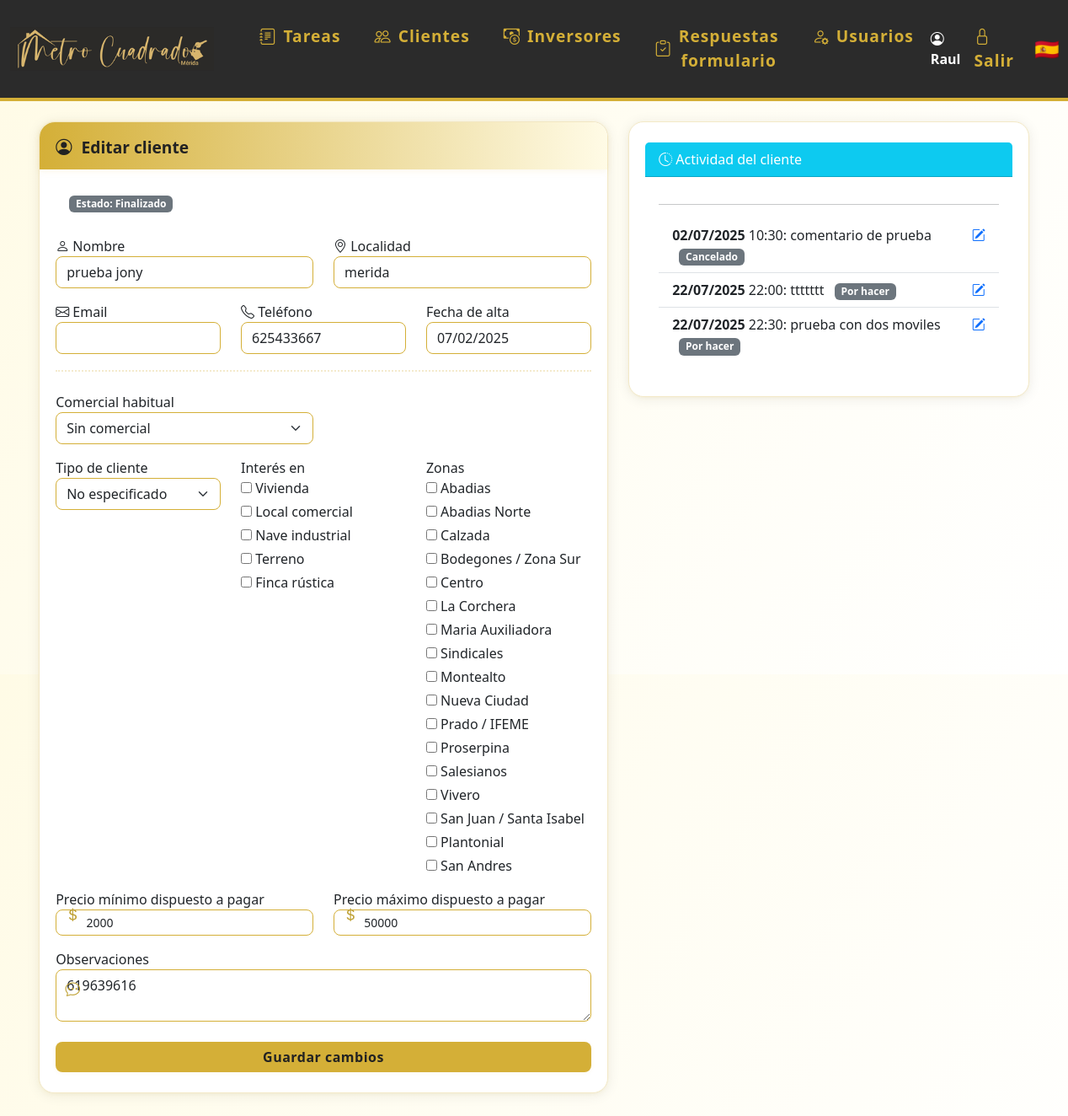
Before: /editar_cliente/8 (signed in) with the older database file.
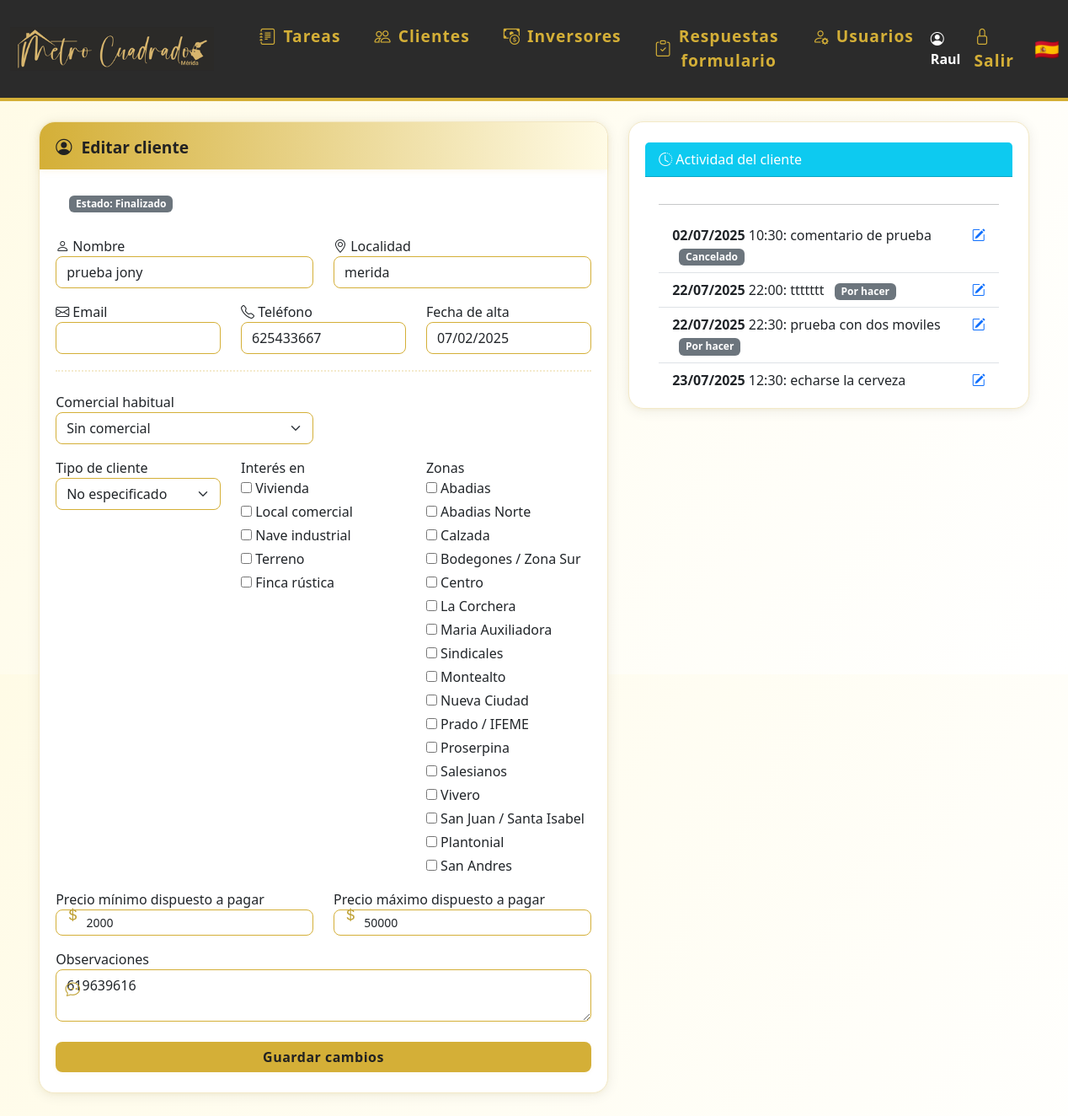
After: the same page with the newer database file.
### models.py (models this page shows)
class Usuario(UserMixin, db.Model):
    id = db.Column(db.Integer, primary_key=True)
    nombre = db.Column(db.String(80), unique=True, nullable=False)
    password = db.Column(db.String(200), nullable=False)
    es_admin = db.Column(db.Boolean, default=False)
    color = db.Column(db.String(7), nullable=True, default='#3788d8') # Color en formato hex, e.g., #RRGGBB
    email = db.Column(db.String(120), unique=True, nullable=True)
    telefono = db.Column(db.String(20), unique=True, nullable=True)
    activo = db.Column(db.Boolean, default=True)  # Nuevo campo para desactivar usuario
    notificar_email = db.Column(db.Boolean, default=True)
    notificar_telegram = db.Column(db.Boolean, default=False)
    chat_id_telegram = db.Column(db.String(32), nullable=True)
    eventos = db.relationship('Evento', backref='usuario', lazy=True)
    tareas = db.relationship('Tarea', back_populates='usuario')

class Cliente(db.Model):
    id = db.Column(db.Integer, primary_key=True)
    nombre = db.Column(db.String(120), nullable=False)
    email = db.Column(db.String(120), unique=True, nullable=True)
    telefono = db.Column(db.String(20), unique=True)
    estado = db.Column(db.String(20), nullable=False, default='en_curso') # en_curso, ha_comprado, cancelado
    localidad = db.Column(db.String(120), nullable=True)
    observaciones = db.Column(db.Text, nullable=True)
    tipo_cliente = db.Column(db.String(50), nullable=True)
    interes = db.Column(db.Text, nullable=True)
    zonas = db.Column(db.Text, nullable=True)
    precio_min = db.Column(db.Integer, nullable=True)
    precio_max = db.Column(db.Integer, nullable=True)
    encuesta_enviada = db.Column(db.String(20), default="sin_enviar")
    comercial_id = db.Column(db.Integer, db.ForeignKey('usuario.id'), nullable=True)
    fecha_creacion = db.Column(db.DateTime, default=datetime.utcnow)
    activo = db.Column(db.Boolean, default=True)  # Nuevo campo para desactivar cliente
    eventos = db.relationship('Evento', backref='cliente', lazy=True)
    tareas = db.relationship('Tarea', back_populates='cliente')
    visto_por = db.Column(db.Integer, db.ForeignKey('cliente.id'), nullable=True)

class Tarea(db.Model):
    id = db.Column(db.Integer, primary_key=True)
    usuario_id = db.Column(db.Integer, db.ForeignKey('usuario.id'))
    cliente_id = db.Column(db.Integer, db.ForeignKey('cliente.id'))
    fecha = db.Column(db.Date, nullable=False)
    hora = db.Column(db.Time, nullable=True)
    comentario = db.Column(db.Text)
    resolucion = db.Column(db.Text)
    estado = db.Column(db.String(20), nullable=False, default='por_hacer')  # por_hacer, ha_comprado, ha_alquilado, cancelado
    cliente = db.relationship('Cliente', back_populates='tareas')
    usuario = db.relationship('Usuario', back_populates='tareas')

### app.py (the view, shortened to what this page needs)
@app.route('/editar_cliente/<int:cliente_id>', methods=['GET', 'POST'])
@login_required
def editar_cliente(cliente_id):
    cliente = Cliente.query.get_or_404(cliente_id)
    form = CrearClienteForm(obj=cliente)
    form.comercial_id.choices = [(0, 'Sin comercial')] + [(u.id, u.nombre) for u in Usuario.query.all()]
    if request.method == 'GET':
        form.comercial_id.data = cliente.comercial_id or 0
        form.interes.data = cliente.interes.split(',') if cliente.interes else []
        form.zonas.data = cliente.zonas.split(',') if cliente.zonas else []
    tareas_cliente = cliente.tareas if hasattr(cliente, 'tareas') else []
    return render_template('editar_cliente.html', form=form, cliente=cliente, tareas_cliente=tareas_cliente)

### app.py (called while the page is built)
@login_manager.user_loader
def load_user(user_id):
    return Usuario.query.get(int(user_id))

### templates/editar_cliente.html (shortened to what this page needs)
{% extends 'base.html' %}
{% block content %}
<div class="container" style="max-width:1200px;">
  <div class="row">
    <div class="col-md-7">
      <div class="card mb-3">
        <div class="card-header-gradient">
          <span class="icon"><i class="bi bi-person-circle"></i></span> Editar cliente
        </div>
        <div class="mb-2" style="padding: 0.5rem 1rem 0 1rem;">
          <span class="badge bg-secondary">Estado: {{ cliente.estado.replace('_', ' ').capitalize() }}</span>
        </div>
        <form method="POST" style="padding:1.2rem 0 0 0;">
            <div class="row mb-3">
              <div class="col-6">
                <span class="icon"><i class="bi bi-person"></i></span>
                <label for="nombre">{{ form.nombre.label.text }}</label>
                {{ form.nombre(class_='form-control' + (' is-invalid' if form.nombre.errors else ''), autocomplete='name', id='nombre') }}
              </div>
              <div class="col-6">
                <span class="icon"><i class="bi bi-geo-alt"></i></span>
                <label for="localidad">{{ form.localidad.label.text }}</label>
                {{ form.localidad(class_='form-control' + (' is-invalid' if form.localidad.errors else ''), autocomplete='address-level2', id='localidad') }}
              </div>
            </div>
            <div class="row mb-3">
              <div class="col-4">
                <span class="icon"><i class="bi bi-envelope"></i></span>
                <label for="email">{{ form.email.label.text }}</label>
                {{ form.email(class_='form-control' + (' is-invalid' if form.email.errors else ''), autocomplete='email', id='email') }}
              </div>
              <div class="col-4">
                <span class="icon"><i class="bi bi-telephone"></i></span>
                <label for="telefono">{{ form.telefono.label.text }}</label>
                {{ form.telefono(class_='form-control' + (' is-invalid' if form.telefono.errors else ''), autocomplete='tel', id='telefono') }}
              </div>
              <div class="col-4">
                <label for="fecha_creacion">{{ form.fecha_creacion.label.text }}</label>
                {{ form.fecha_creacion(class_='form-control', readonly=true, autocomplete='off', id='fecha_creacion') }}
              </div>
            </div>
            <hr class="decor-sep">
            <div class="row mb-3">
              <div class="col-6">
                {{ form.comercial_id.label }}
                {{ form.comercial_id(class_='form-select') }}
              </div>
            </div>
            <div class="row mb-3">
              <div class="col-md-4">
                {{ form.tipo_cliente.label }}
                {{ form.tipo_cliente(class_='form-select') }}
              </div>
              <div class="col-md-4">
                {{ form.interes.label }}<br>
                <div style="display:flex;flex-direction:column;gap:4px;">
                  {% for subfield in form.interes %}
                    <label style="font-weight:normal;">
                      {{ subfield() }} {{ subfield.label.text }}
                    </label>
                  {% endfor %}
                </div>
              </div>
              <div class="col-md-4">
                {{ form.zonas.label }}<br>
                <div style="display:flex;flex-direction:column;gap:4px;">
                  {% for subfield in form.zonas %}
                    <label style="font-weight:normal;">
                      {{ subfield() }} {{ subfield.label.text }}
                    </label>
                  {% endfor %}
                </div>
              </div>
            </div>
            <div class="row mb-3">
              <div class="col-6">
                <div class="input-icon">
                  <span class="icon"></span>
                  {{ form.precio_min.label }}
                  {{ form.precio_min(class_='form-control form-control-sm', step='1', value=form.precio_min.data if form.precio_min.data is not none else '') }}
                </div>
              </div>
              <div class="col-6">
                <div class="input-icon">
                  <span class="icon"></span>
                  {{ form.precio_max.label }}
                  {{ form.precio_max(class_='form-control form-control-sm', step='1', value=form.precio_max.data if form.precio_max.data is not none else '') }}
                </div>
              </div>
            </div>
            <div class="input-icon mb-3">
                <span class="icon"></span>
                {{ form.observaciones.label }}
                {{ form.observaciones(class_='form-control') }}
            </div>
            <button type="submit" class="btn btn-success w-100 mt-2">Guardar cambios</button>
        </form>
      </div>
    </div>
    <div class="col-md-5">
      <div class="card">
        <div class="card-header bg-info text-white">
          <i class="bi bi-clock-history"></i> Actividad del cliente
        </div>
        <div class="card-body" style="max-height:250px;overflow:auto;">
          <hr>
          {% if tareas_cliente and tareas_cliente|length > 0 %}
            <ul class="list-group list-group-flush">
              {% for tarea in tareas_cliente %}
                <li class="list-group-item d-flex justify-content-between align-items-start">
                  <div>
                    <strong>{{ tarea.fecha.strftime('%d/%m/%Y') }}</strong>
                    {% if tarea.hora %} {{ tarea.hora.strftime('%H:%M') }}{% endif %}:
                    {{ tarea.comentario }}
                    <span class="badge bg-secondary ms-2">{{ tarea.estado.replace('_', ' ').capitalize() }}</span>
                  </div>
                  <a href="{{ url_for('editar_tarea', tarea_id=tarea.id) }}" class="ms-2" title="Editar tarea"><i class="bi bi-pencil-square"></i></a>
                </li>
              {% endfor %}
            </ul>
          {% else %}
            <div class="text-muted">No hay tareas registradas para este cliente.</div>
          {% endif %}
        </div>
      </div>
    </div>
  </div>
</div>
{% endblock %}

### templates/base.html (shortened to what this page needs)
<!DOCTYPE html>
<html lang="es">
<head>
    <link rel="stylesheet" href="https://cdn.jsdelivr.net/npm/bootstrap@5.3.0/dist/css/bootstrap.min.css">
    <link rel="stylesheet" href="{{ url_for('static', filename='estilos.css') }}">
    <link rel="stylesheet" href="https://cdn.jsdelivr.net/npm/bootstrap-icons@1.10.5/font/bootstrap-icons.css">
</head>
<body class="d-flex flex-column vh-100">
{% if request.path != '/login' %}
<nav class="navbar navbar-expand-lg mb-4">
  <div class="container-fluid">
    <a class="navbar-brand d-flex align-items-center" href="/">
      <img src="{{ url_for('static', filename='logoraul.png') }}" alt="Logo" style="height:90px;margin-right:18px;">
    </a>
    <div class="collapse navbar-collapse" id="navbarNav">
      <ul class="navbar-nav me-auto mb-2 mb-lg-0">
        <li class="nav-item mx-1">
          <a class="nav-link btn btn-outline-success rounded-pill px-3 d-flex align-items-center gap-2" href="/">
            <i class="bi bi-journal-text"></i> Tareas
          </a>
        </li>
        <li class="nav-item mx-1">
          <a class="nav-link btn btn-outline-primary rounded-pill px-3 d-flex align-items-center gap-2" href="/clientes">
            <i class="bi bi-people"></i> Clientes
          </a>
        </li>
        <li class="nav-item mx-1">
          <a class="nav-link btn btn-outline-danger rounded-pill px-3 d-flex align-items-center gap-2" href="/inversores">
            <i class="bi bi-cash-coin"></i> Inversores
          </a>
        </li>
        {% if current_user.is_authenticated %}
        <li class="nav-item mx-1">
          <a class="nav-link btn btn-outline-secondary rounded-pill px-3 d-flex align-items-center gap-2" href="/respuestas_formulario">
            <i class="bi bi-clipboard-check"></i> Respuestas formulario
          </a>
        </li>
        {% endif %}
        {% if current_user.is_authenticated and current_user.es_admin %}
        <li class="nav-item mx-1">
          <a class="nav-link btn btn-outline-dark rounded-pill px-3 d-flex align-items-center gap-2" href="/usuarios">
            <i class="bi bi-person-gear"></i> Usuarios
          </a>
        </li>
        {% endif %}
      </ul>
      <ul class="navbar-nav align-items-center">
        {% if current_user.is_authenticated %}
        <li class="nav-item me-2">
          <span class="navbar-text fw-bold text-white"><i class="bi bi-person-circle"></i> {{ current_user.nombre }}</span>
        </li>
        <li class="nav-item"><a class="nav-link" href="/logout" title="Salir"><span class="bi bi-lock"></span> Salir</a></li>
        {% else %}
        <li class="nav-item"><a class="nav-link" href="/login" title="Entrar"><span class="bi bi-lock"></span> Entrar</a></li>
        {% endif %}
        <li class="nav-item ms-3"><span class="fs-4">🇪🇸</span></li>
      </ul>
    </div>
  </div>
</nav>
{% endif %}
<div class="flex-grow-1 d-flex flex-column px-4" style="width:100vw;">
    {% block content %}{% endblock %}
</div>
</body>
</html>

### static/estilos.css (style rules this page uses)
body { background: linear-gradient(120deg, #fffbe6 0%, #fff 100%); font-family: 'Segoe UI', 'Arial', sans-serif; color: #222; }
.navbar { background: #2b2b2b !important; border-bottom: 4px solid #d4af37; }
.navbar-brand, .navbar-nav .nav-link { color: #d4af37 !important; font-weight: 600; font-size: 1.2rem; letter-spacing: 1px; }
.navbar-brand img { height: 40px; margin-right: 10px; }
.btn-primary, .btn-success { background: #d4af37; border: none; color: #222; font-weight: 600; border-radius: 8px; box-shadow: 0 1px 4px rgba(212,175,55,0.10), 0 0 0 0 #d4af37; letter-spacing: 0.5px; transition: background 0.2s, color 0.2s, box-shadow 0.2s; }
.card { background: #fff; border-radius: 18px; box-shadow: 0 2px 16px rgba(34,34,34,0.08), 0 1.5px 4px rgba(212,175,55,0.08); padding: 1.5rem 1.2rem; margin-bottom: 1.5rem; border: 1px solid #f3e9c7; transition: box-shadow 0.25s, transform 0.18s; }
.container { padding-bottom: 2.5rem; }
.form-control, .form-select { border-radius: 8px; border: 1.5px solid #d4af37; box-shadow: none; transition: border 0.2s, box-shadow 0.2s; }
.card-header-gradient { background: linear-gradient(90deg, #d4af37 0%, #fffbe6 100%); border-top-left-radius: 18px; border-top-right-radius: 18px; padding: 1rem 1.2rem 0.7rem 1.2rem; margin: -1.5rem -1.2rem 1.2rem -1.2rem; color: #222; font-weight: 700; font-size: 1.2rem; display: flex; align-items: center; gap: 0.7rem; box-shadow: 0 2px 8px rgba(212,175,55,0.10); }
.input-icon { position: relative; }
.input-icon input, .input-icon select { padding-left: 2.2rem !important; }
.input-icon .icon { position: absolute; left: 0.7rem; top: 55%; transform: translateY(-50%); color: #bfa134; font-size: 1.1em; pointer-events: none; }
.decor-sep { border: none; border-top: 2px dotted #d4af37; margin: 1.2rem 0 1.5rem 0; }

Changed rows visible on the page:
added Tarea: fecha "23/07/2025", hora "12:30", comentario "echarse la cerveza"
